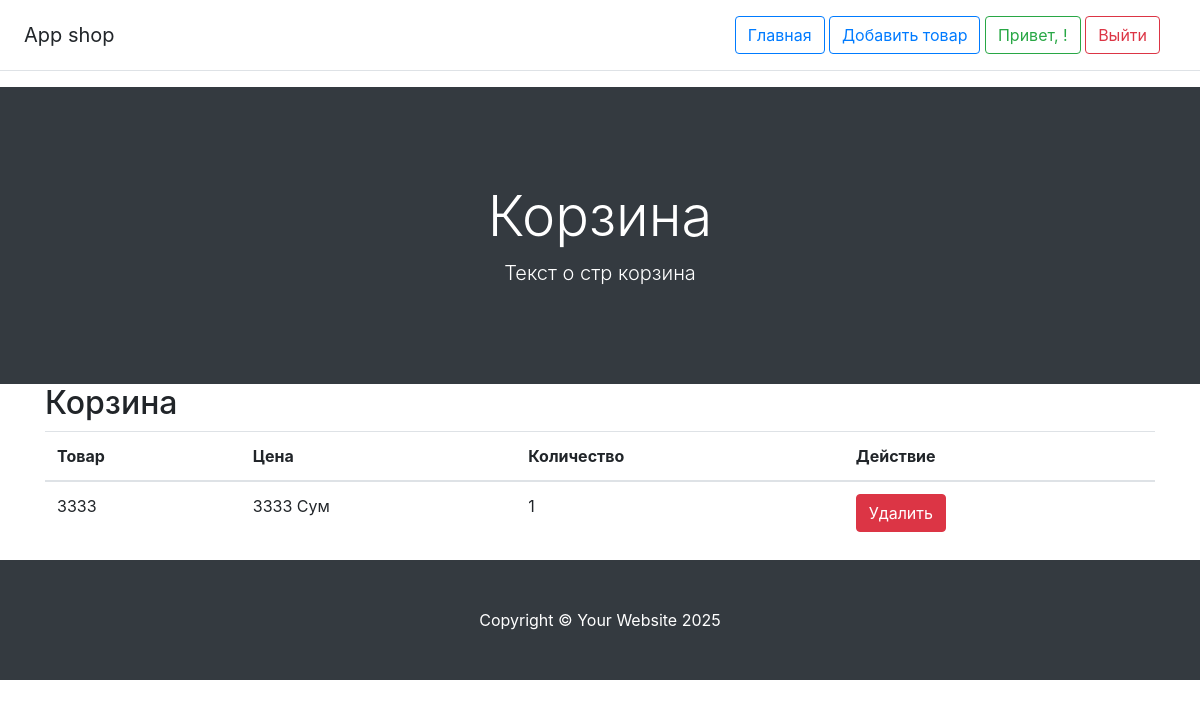
Before: /cart (signed in) with the older database file.
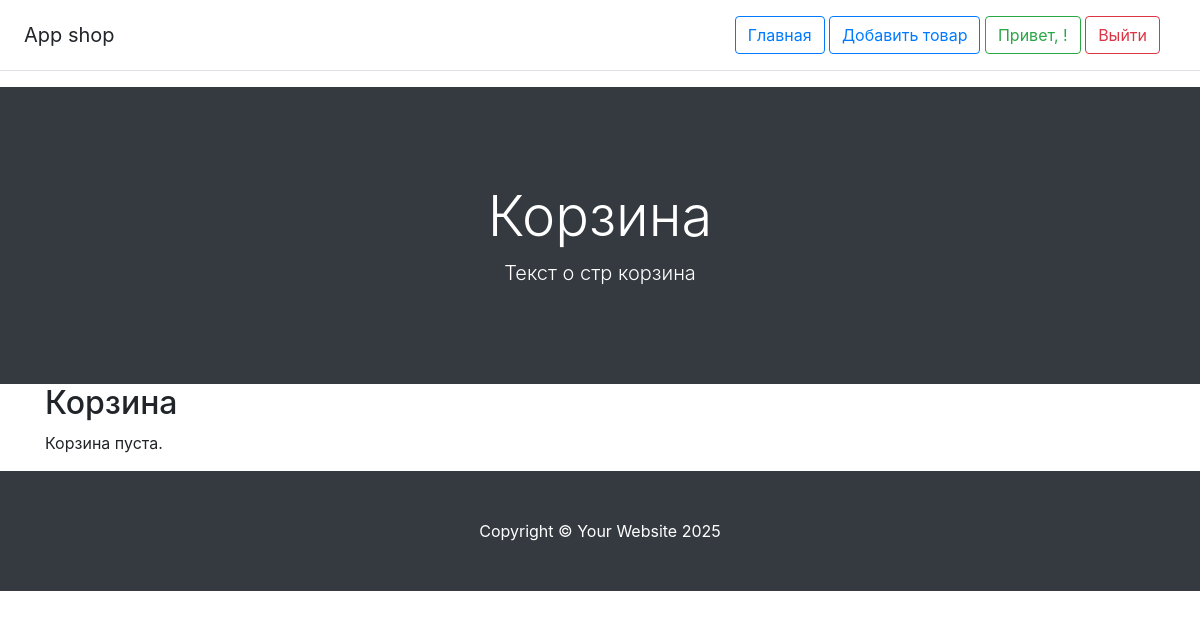
After: the same page with the newer database file.
### app/models.py (models this page shows)
class CartItem(db.Model):
    id = db.Column(db.Integer, primary_key=True)
    user_id = db.Column(db.Integer, db.ForeignKey('users.id'), nullable=False)  # Исправлено
    product_id = db.Column(db.Integer, db.ForeignKey('products.id'), nullable=False)  # Исправлено
    quantity = db.Column(db.Integer, default=1)
    product = db.relationship('Product', backref='cart_items')

class Product(db.Model):
    __tablename__ = "products"
    id = db.Column(db.Integer, primary_key=True, index=True, autoincrement=True)
    title = db.Column(db.String(100), nullable=False)
    price = db.Column(db.Integer, nullable=False)
    description = db.Column(db.String(100), nullable=False)
    image = db.Column(db.String(255), nullable=True)

### app/routes.py (the view)
    @app.route('/cart')
    @login_required
    def cart():
        cart_items = CartItem.query.filter_by(user_id=current_user.id).all()
        return render_template('cart.html', cart_items=cart_items)

### app.py (called while the page is built)
@login_manager.user_loader
def load_user(user_id):
    return User.query.get(int(user_id))

### app/templates/cart.html (shortened to what this page needs)
{% extends 'base.html' %}
{% block h1 %} <h1 class="display-4 fw-bolder">Корзина</h1> {% endblock h1 %}
{% block p %} <p class="lead fw-normal text-white-50 mb-0">Текст о стр корзина</p>{% endblock p %}
{% block body %}
<div class="container">
    <h2>Корзина</h2>
    {% if cart_items %}
        <table class="table">
            <thead>
                <tr>
                    <th>Товар</th>
                    <th>Цена</th>
                    <th>Количество</th>
                    <th>Действие</th>
                </tr>
            </thead>
            <tbody>
                {% for item in cart_items %}
                <tr>
                    <td>{{ item.product.title }}</td>
                    <td>{{ item.product.price }} Сум</td>
                    <td>{{ item.quantity }}</td>
                    <td>
                        <a href="{{ url_for('remove_from_cart', item_id=item.id) }}" class="btn btn-danger">Удалить</a>
                    </td>
                </tr>
                {% endfor %}
            </tbody>
        </table>
    {% else %}
        <p>Корзина пуста.</p>
    {% endif %}
</div>
{% endblock %}

Changed rows visible on the page:
removed CartItem: product "3333", product.price "3333", quantity "1"
Other visible differences:
text no longer shown: "Товар Цена Количество Действие"
text now shown: "Корзина пуста."
